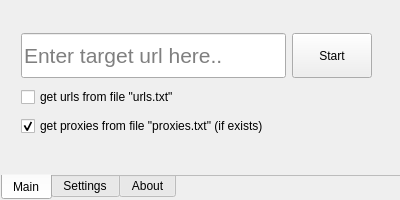
<?xml version="1.0" encoding="UTF-8"?>
<ui version="4.0">
 <class>MainWindow</class>
 <widget class="QMainWindow" name="MainWindow">
  <property name="geometry">
   <rect>
    <x>0</x>
    <y>0</y>
    <width>400</width>
    <height>200</height>
   </rect>
  </property>
  <property name="maximumSize">
   <size>
    <width>400</width>
    <height>200</height>
   </size>
  </property>
  <property name="windowTitle">
   <string>website_load</string>
  </property>
  <property name="windowIcon">
   <iconset>
    <normaloff>website_load_128.png</normaloff>website_load_128.png</iconset>
  </property>
  <property name="locale">
   <locale language="English" country="UnitedStates"/>
  </property>
  <widget class="QWidget" name="centralwidget">
   <widget class="QTabWidget" name="tabWidget">
    <property name="geometry">
     <rect>
      <x>1</x>
      <y>0</y>
      <width>400</width>
      <height>200</height>
     </rect>
    </property>
    <property name="minimumSize">
     <size>
      <width>400</width>
      <height>200</height>
     </size>
    </property>
    <property name="maximumSize">
     <size>
      <width>400</width>
      <height>16777215</height>
     </size>
    </property>
    <property name="tabPosition">
     <enum>QTabWidget::South</enum>
    </property>
    <property name="tabShape">
     <enum>QTabWidget::Rounded</enum>
    </property>
    <property name="currentIndex">
     <number>0</number>
    </property>
    <property name="documentMode">
     <bool>true</bool>
    </property>
    <property name="tabsClosable">
     <bool>false</bool>
    </property>
    <widget class="QWidget" name="tab">
     <attribute name="title">
      <string>Main</string>
     </attribute>
     <widget class="QWidget" name="verticalLayoutWidget">
      <property name="geometry">
       <rect>
        <x>20</x>
        <y>30</y>
        <width>351</width>
        <height>111</height>
       </rect>
      </property>
      <layout class="QVBoxLayout" name="verticalLayout">
       <item>
        <layout class="QHBoxLayout" name="horizontalLayout" stretch="0,0">
         <property name="spacing">
          <number>6</number>
         </property>
         <item>
          <widget class="QLineEdit" name="target_lineEdit">
           <property name="minimumSize">
            <size>
             <width>0</width>
             <height>45</height>
            </size>
           </property>
           <property name="font">
            <font>
             <pointsize>16</pointsize>
            </font>
           </property>
           <property name="focusPolicy">
            <enum>Qt::StrongFocus</enum>
           </property>
           <property name="placeholderText">
            <string>Enter target url here..</string>
           </property>
          </widget>
         </item>
         <item>
          <widget class="QPushButton" name="startButton">
           <property name="enabled">
            <bool>true</bool>
           </property>
           <property name="minimumSize">
            <size>
             <width>0</width>
             <height>45</height>
            </size>
           </property>
           <property name="text">
            <string>Start</string>
           </property>
          </widget>
         </item>
        </layout>
       </item>
       <item>
        <widget class="QCheckBox" name="checkBox_readurl_from_file">
         <property name="text">
          <string>get urls from file &quot;urls.txt&quot;</string>
         </property>
        </widget>
       </item>
       <item>
        <layout class="QHBoxLayout" name="horizontalLayout_2">
         <item>
          <widget class="QCheckBox" name="checkBox_read_proxies">
           <property name="text">
            <string>get proxies from file &quot;proxies.txt&quot; (if exists)</string>
           </property>
           <property name="checked">
            <bool>true</bool>
           </property>
          </widget>
         </item>
        </layout>
       </item>
      </layout>
     </widget>
    </widget>
    <widget class="QWidget" name="tab_2">
     <attribute name="title">
      <string>Settings</string>
     </attribute>
     <widget class="QWidget" name="verticalLayoutWidget_2">
      <property name="geometry">
       <rect>
        <x>10</x>
        <y>20</y>
        <width>368</width>
        <height>141</height>
       </rect>
      </property>
      <layout class="QVBoxLayout" name="verticalLayout_2">
       <item>
        <layout class="QHBoxLayout" name="horizontalLayout_6">
         <item>
          <widget class="QLabel" name="label_6">
           <property name="text">
            <string>Referrer:</string>
           </property>
          </widget>
         </item>
         <item>
          <widget class="QLineEdit" name="referrer"/>
         </item>
        </layout>
       </item>
       <item>
        <layout class="QHBoxLayout" name="horizontalLayout_7">
         <item>
          <widget class="QLabel" name="label_5">
           <property name="text">
            <string>Threads:</string>
           </property>
          </widget>
         </item>
         <item>
          <widget class="QSpinBox" name="spinBox_Threads">
           <property name="minimum">
            <number>1</number>
           </property>
           <property name="maximum">
            <number>5000</number>
           </property>
           <property name="singleStep">
            <number>100</number>
           </property>
           <property name="value">
            <number>1900</number>
           </property>
          </widget>
         </item>
        </layout>
       </item>
       <item>
        <layout class="QHBoxLayout" name="horizontalLayout_3">
         <item>
          <widget class="QLabel" name="label">
           <property name="text">
            <string>Request Types:</string>
           </property>
          </widget>
         </item>
         <item>
          <widget class="QCheckBox" name="checkBox_Head">
           <property name="text">
            <string>HEAD</string>
           </property>
           <property name="checked">
            <bool>true</bool>
           </property>
          </widget>
         </item>
         <item>
          <widget class="QCheckBox" name="checkBox_Post">
           <property name="text">
            <string>POST</string>
           </property>
           <property name="checked">
            <bool>true</bool>
           </property>
          </widget>
         </item>
         <item>
          <widget class="QCheckBox" name="checkBox_Get">
           <property name="text">
            <string>GET</string>
           </property>
           <property name="checked">
            <bool>true</bool>
           </property>
          </widget>
         </item>
        </layout>
       </item>
       <item>
        <layout class="QHBoxLayout" name="horizontalLayout_4">
         <item>
          <widget class="QLabel" name="label_2">
           <property name="text">
            <string>Timeout</string>
           </property>
          </widget>
         </item>
         <item>
          <widget class="QLabel" name="label_3">
           <property name="text">
            <string>from:</string>
           </property>
          </widget>
         </item>
         <item>
          <widget class="QLineEdit" name="timeout_min">
           <property name="text">
            <string>30</string>
           </property>
          </widget>
         </item>
         <item>
          <widget class="QLabel" name="label_4">
           <property name="text">
            <string>to</string>
           </property>
          </widget>
         </item>
         <item>
          <widget class="QLineEdit" name="timeout_max">
           <property name="text">
            <string>30</string>
           </property>
          </widget>
         </item>
        </layout>
       </item>
       <item>
        <layout class="QHBoxLayout" name="horizontalLayout_5">
         <item>
          <widget class="QCheckBox" name="wait_for_response">
           <property name="text">
            <string>Wait for response</string>
           </property>
           <property name="checked">
            <bool>true</bool>
           </property>
          </widget>
         </item>
         <item>
          <widget class="QCheckBox" name="append_random_chars">
           <property name="text">
            <string>Append random characters to url</string>
           </property>
          </widget>
         </item>
        </layout>
       </item>
      </layout>
     </widget>
    </widget>
    <widget class="QWidget" name="tab_3">
     <attribute name="title">
      <string>About</string>
     </attribute>
     <widget class="QWidget" name="verticalLayoutWidget_3">
      <property name="geometry">
       <rect>
        <x>0</x>
        <y>10</y>
        <width>401</width>
        <height>181</height>
       </rect>
      </property>
      <layout class="QVBoxLayout" name="verticalLayout_3">
       <property name="spacing">
        <number>1</number>
       </property>
       <item>
        <widget class="QLabel" name="label_8">
         <property name="text">
          <string/>
         </property>
         <property name="pixmap">
          <pixmap>website_load_128.png</pixmap>
         </property>
         <property name="alignment">
          <set>Qt::AlignBottom|Qt::AlignHCenter</set>
         </property>
        </widget>
       </item>
       <item>
        <widget class="QLabel" name="label_7">
         <property name="maximumSize">
          <size>
           <width>16777215</width>
           <height>16</height>
          </size>
         </property>
         <property name="text">
          <string>&lt;html&gt;&lt;head/&gt;&lt;body&gt;&lt;p&gt;&lt;a href=&quot;https://github.com/Alex0007/website_load&quot;&gt;&lt;span style=&quot; font-weight:600; text-decoration: underline; color:#0000ff;&quot;&gt;website_load&lt;/span&gt;&lt;/a&gt;&lt;/p&gt;&lt;/body&gt;&lt;/html&gt;</string>
         </property>
         <property name="alignment">
          <set>Qt::AlignBottom|Qt::AlignHCenter</set>
         </property>
         <property name="openExternalLinks">
          <bool>true</bool>
         </property>
        </widget>
       </item>
       <item>
        <widget class="QLabel" name="label_9">
         <property name="text">
          <string>by Alex0007</string>
         </property>
         <property name="alignment">
          <set>Qt::AlignHCenter|Qt::AlignTop</set>
         </property>
        </widget>
       </item>
      </layout>
     </widget>
    </widget>
   </widget>
  </widget>
 </widget>
 <resources/>
 <connections/>
</ui>
